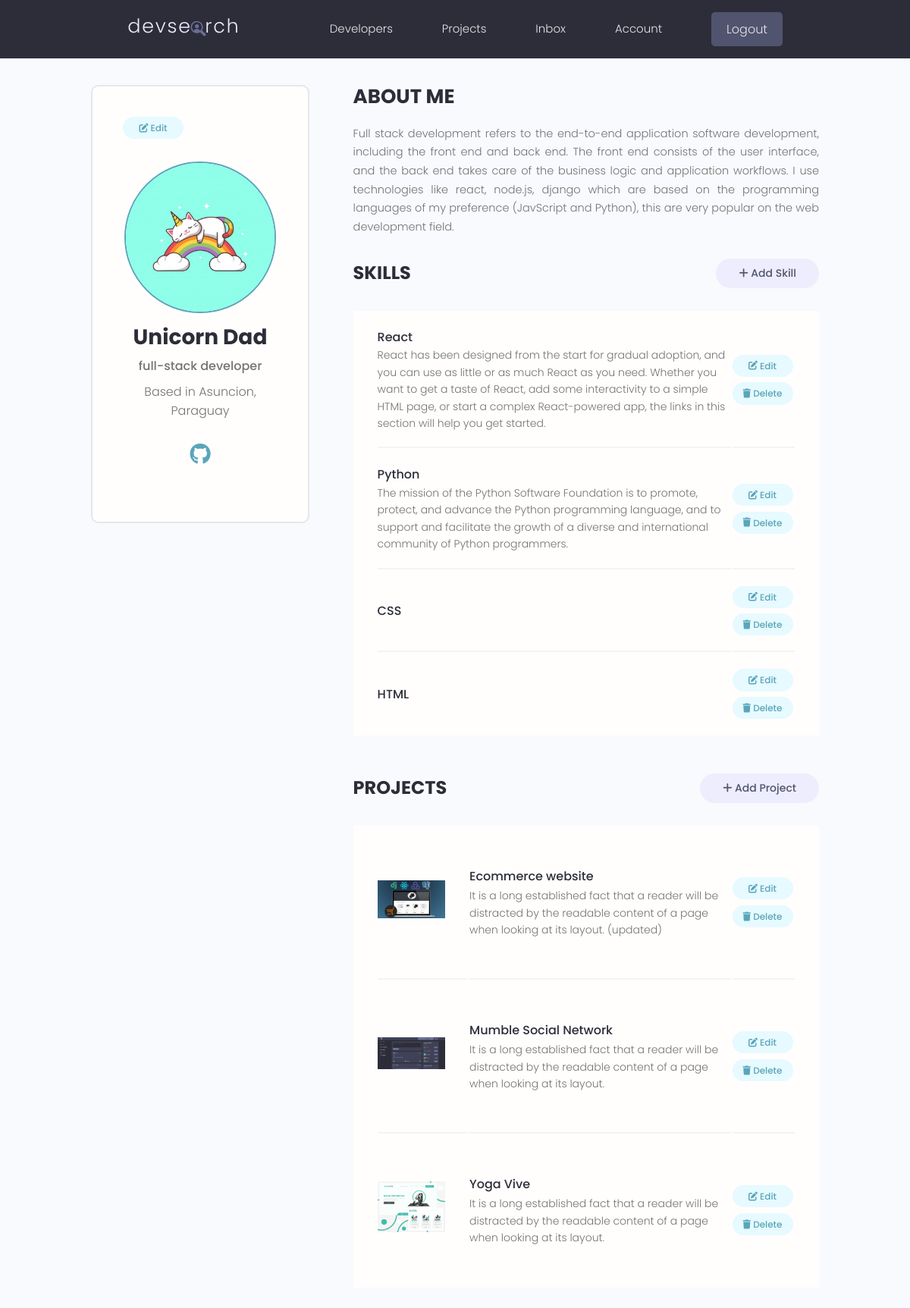
Page /account/ (signed in) on the earlier database version.
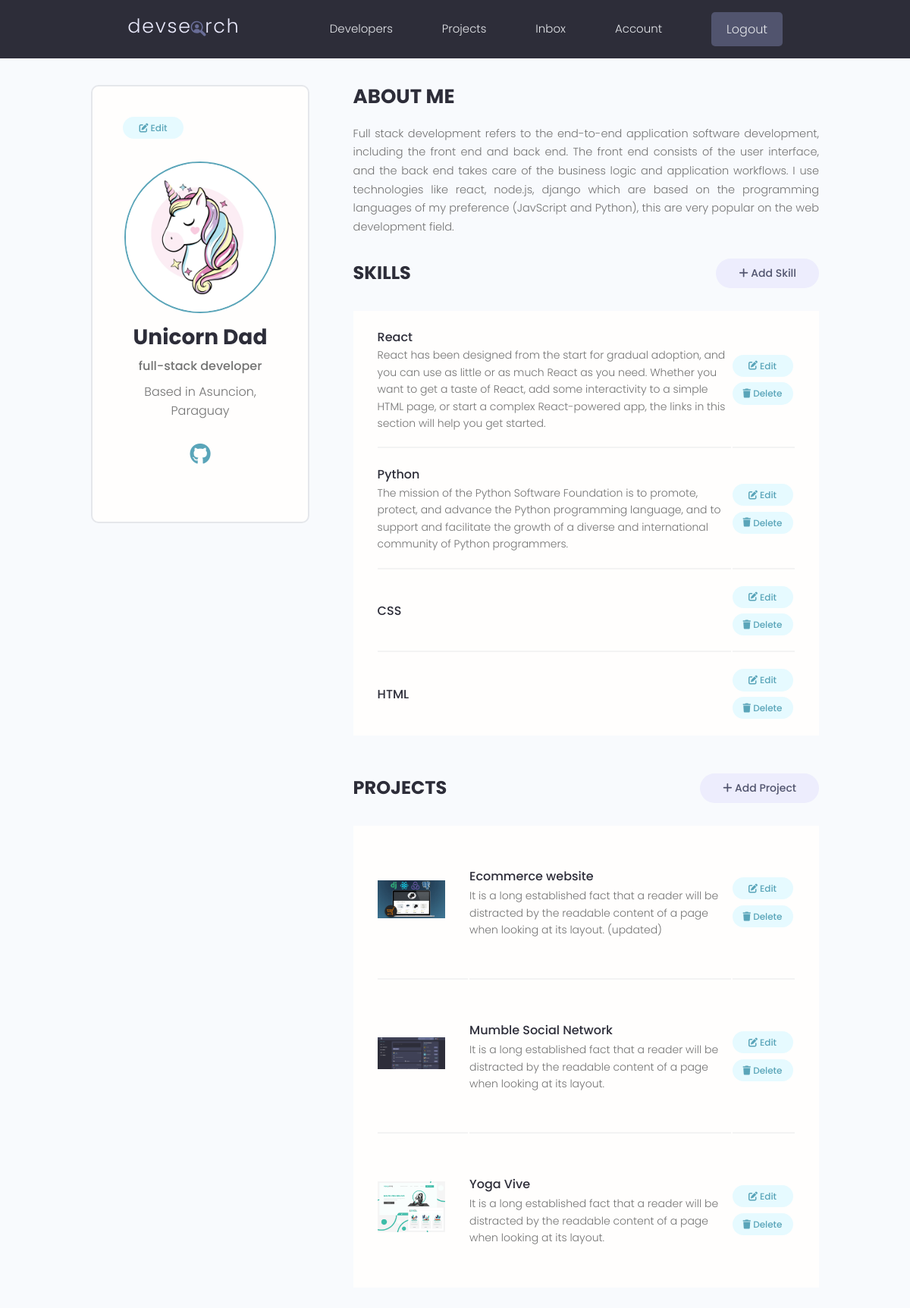
Same page on the later database version.
### users/models.py (models this page shows, shortened)
class Profile(models.Model):
    user = models.OneToOneField(User, on_delete=models.CASCADE, null=True, blank=True)
    name = models.CharField(max_length=200, null=True, blank=True)
    email = models.EmailField(max_length=500, null=True, blank=True)
    username = models.CharField(max_length=200, null=True, blank=True)
    location = models.CharField(max_length=200, null=True, blank=True)
    short_intro = models.CharField(max_length=200, null=True, blank=True)
    bio = models.TextField(null=True, blank=True)
    profile_image = models.ImageField(null=True, blank=True, upload_to="profiles/", default="profiles/user-default.png")
    social_github = models.CharField(max_length=200, null=True, blank=True)
    social_twitter = models.CharField(max_length=200, null=True, blank=True)
    social_linkedin = models.CharField(max_length=200, null=True, blank=True)
    social_youtube = models.CharField(max_length=200, null=True, blank=True)
    social_website = models.CharField(max_length=200, null=True, blank=True)
    created = models.DateTimeField(auto_now_add=True)
    id = models.UUIDField(default=uuid.uuid4, unique=True, primary_key=True, editable=False)

### users/views.py (the view)
# urls.py: path('account/', views.user_account, name="account"),
@login_required(login_url="login")
def user_account(request):
    profile = request.user.profile
    skills = profile.skill_set.all()
    projects = profile.project_set.all()
    context = {"profile": profile, "skills": skills, "projects": projects}
    return render(request, 'users/account.html', context)

### users/templates/users/account.html (shortened to what this page needs)
 {% extends 'main.html' %}
 {% block content %}
  <main class="settingsPage profile my-md">
    <div class="container">
      <div class="layout">
        <div class="column column--1of3">
          <div class="card text-center">
            <div class="card__body dev">
              <a class="tag tag--pill tag--main settings__btn wt" href="{% url 'edit-account' %}"><i class="fa-sharp fa-solid fa-pen-to-square"></i>&nbsp;Edit</a>
              <img class="avatar avatar--xl dev__avatar" src="{{profile.profile_image.url}}" />
              <h2 class="dev__name">{{ profile.name }}</h2>
              <p class="dev__title">{{ profile.short_intro }}</p>
              <p class="dev__location">Based in {{profile.location}}</p>
              <ul class="dev__social">
                {% if profile.social_github %}
              <li>
                <a
                  title="Github"
                  href="{{ profile.social_github }}"
                  target="_blank"
                >
                  <i class="fa-brands fa-github"></i>
                </a>
              </li>
              {% endif %}
              </ul>
            </div>
          </div>
        </div>
        <div class="column column--2of3">
          <div class="devInfo">
            <h3 class="devInfo__title">About Me</h3>
            <p class="devInfo__about">
              {{profile.bio}}
            </p>
          </div>
          <div class="settings">
            <h3 class="settings__title">Skills</h3>
            <a class="tag tag--pill tag--sub settings__btn tag--lg" href="#"><i class="fa-solid fa-plus"></i>&nbsp;Add Skill</a>
          </div>
          <table class="settings__table">
            {% for skill in skills %}
            <tr>
              <td class="settings__tableInfo">
                <h4>{{skill.name}}</h4>
                <p>
                  {{skill.description}}
                </p>
              </td>
              <td class="settings__tableActions">
                <a class="tag tag--pill tag--main settings__btn wt" href="#"><i class="fa-sharp fa-solid fa-pen-to-square"></i>&nbsp;Edit</a>
                <a class="tag tag--pill tag--main settings__btn wt" href="#"><i class="fa-sharp fa-solid fa-trash"></i>&nbsp;Delete</a>
              </td>
            </tr>
            {% endfor %}
          </table>
          <div class="settings">
            <h3 class="settings__title">Projects</h3>
            <a class="tag tag--pill tag--sub settings__btn tag--lg" href="{% url 'create-project' %}"><i class="fa-solid fa-plus"></i>&nbsp;Add Project</a>
          </div>
          <table class="settings__table">
            {% for project in projects %}
            <tr>
              <td class="settings__thumbnail">
                <a href="{% url 'project' project.id %}"><img src="{{project.featured_image.url}}" alt="Project Thumbnail" /></a>
              </td>
              <td class="settings__tableInfo">
                <a href="{% url 'project' project.id %}">{{project.title}}</a>
                <p>
                  {{project.description|slice:"150"}}
                </p>
              </td>
              <td class="settings__tableActions">
                <a class="tag tag--pill tag--main settings__btn wt" href="{% url 'update-project' project.id %}"><i class="fa-sharp fa-solid fa-pen-to-square"></i>&nbsp;Edit</a>
                <a class="tag tag--pill tag--main settings__btn wt" href="{% url 'delete-project' project.id %}"><i class="fa-sharp fa-solid fa-trash"></i>&nbsp;Delete</a>
              </td>
            </tr>
            {% endfor %}
          </table>
        </div>
      </div>
    </div>
  </main>
{% endblock content %}

Differences in the rows shown:
changed Profile "Unicorn Dad": profile_image: a different picture
